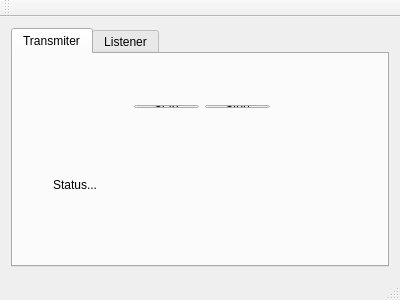
<?xml version="1.0" encoding="UTF-8"?>
<ui version="4.0">
 <class>MainWindow</class>
 <widget class="QMainWindow" name="MainWindow">
  <property name="geometry">
   <rect>
    <x>0</x>
    <y>0</y>
    <width>400</width>
    <height>300</height>
   </rect>
  </property>
  <property name="windowTitle">
   <string>UDP Transciever</string>
  </property>
  <widget class="QWidget" name="centralWidget">
   <layout class="QVBoxLayout" name="verticalLayout_2">
    <item>
     <widget class="QTabWidget" name="tabWidget">
      <property name="currentIndex">
       <number>0</number>
      </property>
      <widget class="QWidget" name="tab">
       <attribute name="title">
        <string>Transmiter</string>
       </attribute>
       <widget class="QLabel" name="statusLabel">
        <property name="geometry">
         <rect>
          <x>40</x>
          <y>80</y>
          <width>281</width>
          <height>101</height>
         </rect>
        </property>
        <property name="text">
         <string>Status...</string>
        </property>
       </widget>
       <widget class="QWidget" name="">
        <property name="geometry">
         <rect>
          <x>110</x>
          <y>40</y>
          <width>158</width>
          <height>25</height>
         </rect>
        </property>
        <layout class="QHBoxLayout" name="horizontalLayout">
         <item>
          <widget class="QPushButton" name="startButton">
           <property name="text">
            <string>Start</string>
           </property>
          </widget>
         </item>
         <item>
          <widget class="QPushButton" name="pushButton">
           <property name="text">
            <string>Stop</string>
           </property>
          </widget>
         </item>
        </layout>
       </widget>
      </widget>
      <widget class="QWidget" name="tab_2">
       <attribute name="title">
        <string>Listener</string>
       </attribute>
       <widget class="QWidget" name="layoutWidget">
        <property name="geometry">
         <rect>
          <x>100</x>
          <y>40</y>
          <width>158</width>
          <height>25</height>
         </rect>
        </property>
        <layout class="QHBoxLayout" name="horizontalLayout_2">
         <item>
          <widget class="QPushButton" name="startButton_2">
           <property name="text">
            <string>Start</string>
           </property>
          </widget>
         </item>
         <item>
          <widget class="QPushButton" name="pushButton_2">
           <property name="text">
            <string>Stop</string>
           </property>
          </widget>
         </item>
        </layout>
       </widget>
       <widget class="QLabel" name="statusLabel_2">
        <property name="geometry">
         <rect>
          <x>40</x>
          <y>90</y>
          <width>281</width>
          <height>101</height>
         </rect>
        </property>
        <property name="text">
         <string>Status...</string>
        </property>
       </widget>
      </widget>
     </widget>
    </item>
   </layout>
  </widget>
  <widget class="QMenuBar" name="menuBar">
   <property name="geometry">
    <rect>
     <x>0</x>
     <y>0</y>
     <width>400</width>
     <height>21</height>
    </rect>
   </property>
  </widget>
  <widget class="QToolBar" name="mainToolBar">
   <attribute name="toolBarArea">
    <enum>TopToolBarArea</enum>
   </attribute>
   <attribute name="toolBarBreak">
    <bool>false</bool>
   </attribute>
  </widget>
  <widget class="QStatusBar" name="statusBar"/>
 </widget>
 <layoutdefault spacing="6" margin="11"/>
 <resources/>
 <connections/>
</ui>
